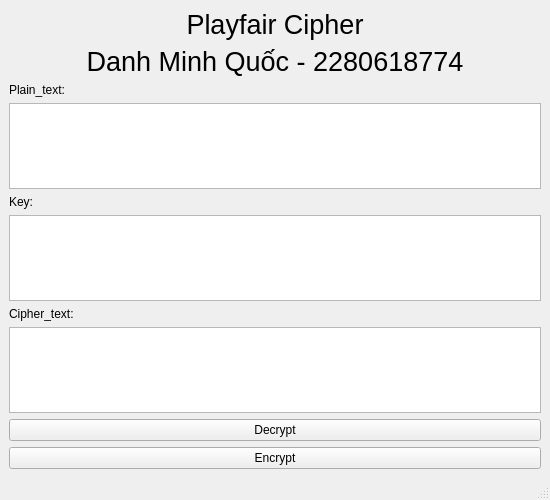
<?xml version="1.0" encoding="UTF-8"?>
<ui version="4.0">
 <class>Playfair</class>
 <widget class="QMainWindow" name="Playfair">
  <property name="geometry">
   <rect>
    <x>0</x>
    <y>0</y>
    <width>550</width>
    <height>500</height>
   </rect>
  </property>
  <property name="windowTitle">
   <string>MainWindow</string>
  </property>
  <widget class="QWidget" name="centralwidget">
   <layout class="QVBoxLayout" name="verticalLayout">
    <item>
     <widget class="QLabel" name="PlayfairCipher">
      <property name="font">
       <font>
        <pointsize>20</pointsize>
       </font>
      </property>
      <property name="text">
       <string>Playfair Cipher</string>
      </property>
      <property name="alignment">
       <set>Qt::AlignCenter</set>
      </property>
     </widget>
    </item>
    <item>
     <widget class="QLabel" name="TTCN">
      <property name="font">
       <font>
        <pointsize>20</pointsize>
       </font>
      </property>
      <property name="text">
       <string>Danh Minh Quốc - 2280618774</string>
      </property>
      <property name="alignment">
       <set>Qt::AlignCenter</set>
      </property>
     </widget>
    </item>
    <item>
     <widget class="QLabel" name="PlainText">
      <property name="text">
       <string>Plain_text:</string>
      </property>
     </widget>
    </item>
    <item>
     <widget class="QPlainTextEdit" name="plaintext_txt"/>
    </item>
    <item>
     <widget class="QLabel" name="Key">
      <property name="text">
       <string>Key:</string>
      </property>
     </widget>
    </item>
    <item>
     <widget class="QPlainTextEdit" name="key_txt"/>
    </item>
    <item>
     <widget class="QLabel" name="CipherText">
      <property name="text">
       <string>Cipher_text:</string>
      </property>
      <property name="textFormat">
       <enum>Qt::AutoText</enum>
      </property>
     </widget>
    </item>
    <item>
     <widget class="QPlainTextEdit" name="ciphertext_txt"/>
    </item>
    <item>
     <widget class="QPushButton" name="decrypt_btn">
      <property name="text">
       <string>Decrypt</string>
      </property>
     </widget>
    </item>
    <item>
     <widget class="QPushButton" name="encrypt_btn">
      <property name="text">
       <string>Encrypt</string>
      </property>
     </widget>
    </item>
   </layout>
  </widget>
  <widget class="QMenuBar" name="menubar">
   <property name="geometry">
    <rect>
     <x>0</x>
     <y>0</y>
     <width>550</width>
     <height>22</height>
    </rect>
   </property>
  </widget>
  <widget class="QStatusBar" name="statusbar"/>
 </widget>
 <resources/>
 <connections/>
</ui>
